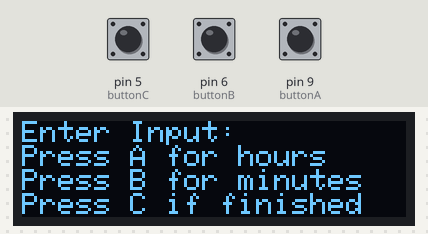
Simulated run of this sketch. Board: Arduino Uno, built with avr-gcc and run on an emulated ATmega328P. Shown: 128×32 one-colour display. The test bench sets the inputs (shaded band); at power-on: pin 5 (buttonC) HIGH, pin 6 (buttonB) HIGH, pin 9 (buttonA) HIGH. The display library's start-up logo is not drawn; what the sketch prints to the serial monitor is not drawn.

Above: at 3.2 s.
3.3 s: pin 5 (buttonC) pulled LOW for 0.15 s
At 4.2 s:
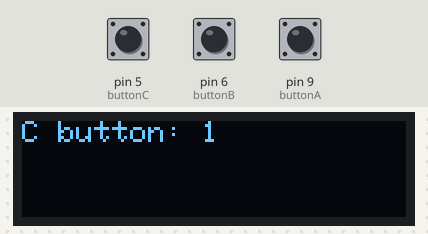
4.9 s: pin 6 (buttonB) pulled LOW for 0.15 s
At 6.1 s:
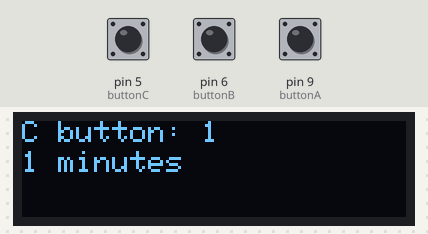
6.5 s: pin 9 (buttonA) pulled LOW for 0.15 s
At 7.2 s:
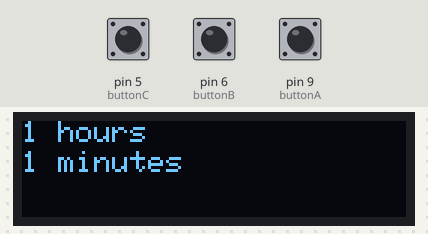
8.1 s: pin 5 (buttonC) pulled LOW for 1 s
At 9.0 s:
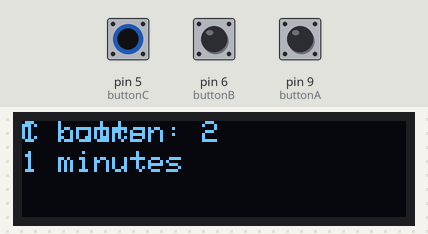
10.6 s: pin 5 (buttonC) pulled LOW for 0.15 s
12.2 s: pin 6 (buttonB) pulled LOW for 1 s
At 13.1 s:
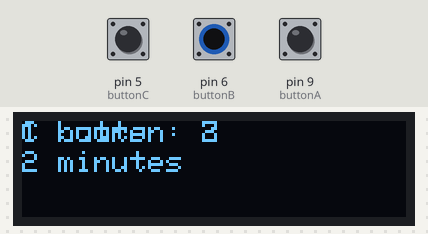
Timing chart, 0 to 15.2 s (numbered marks = the images above; inputs shaded):
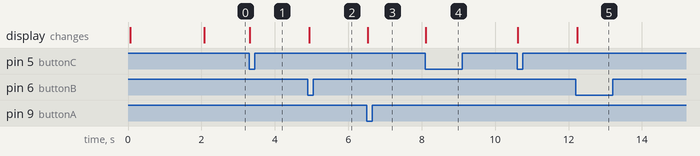

Measured:
- after the input at 3.3 s, the display: changes at once (image 1)
- after the input at 4.9 s, the display: changes at once (image 2)
- after the input at 6.5 s, the display: changes at once (image 3)
- after the input at 8.1 s, the display: changes at once (image 4)
- after the input at 12.2 s, the display: changes at once (image 5)

The sketch:

oledworks.ino
```cpp
// 3/15/19THIS IS THE FIRST SUCCESSFUL USER INTERFACE
#include <SPI.h>
#include <Wire.h>
#include <Adafruit_GFX.h>
#include <Adafruit_SSD1306.h>

Adafruit_SSD1306 display = Adafruit_SSD1306(128, 32, &Wire);

  #define buttonA  9
  #define buttonB  6
  #define buttonC  5

int buttonPushCounterA = 0;
int buttonPushCounterB = 0;
int buttonPushCounterC = 0;
int buttonStateA = 0;
int buttonStateB = 0;
int buttonStateC = 0;
int lastButtonStateA = 0;
int lastButtonStateB = 0;
int lastButtonStateC = 0;

void setup() {
  Serial.begin(9600);
  // initialize the button pin as a input:
  pinMode(buttonA, INPUT_PULLUP);
  pinMode(buttonB, INPUT_PULLUP);
  pinMode(buttonC, INPUT_PULLUP);

  // SSD1306_SWITCHCAPVCC = generate display voltage from 3.3V internally
  display.begin(SSD1306_SWITCHCAPVCC, 0x3C); // Address 0x3C for 128x32

  // Show initial display buffer contents on the screen --
  // the library initializes this with an Adafruit splash screen.
  display.display();

  // Clear the buffer.
  display.clearDisplay();

  display.setTextSize(1);
  display.setTextColor(WHITE);
  display.setCursor(0,0);
  display.print("Welcome to WATERSAMPLER");
  display.setCursor(0,0);
  display.display();
  delay(2000);
  display.clearDisplay();

  display.println("Enter Input: ");
  display.println("Press A for hours");
  display.println("Press B for minutes");
  display.print("Press C if finished");
  display.setTextSize(1);
  display.display();

}


//int whichbutton = 0;

void loop() {
  if ((buttonPushCounterA == 0) && (buttonPushCounterB == 0) && (buttonPushCounterC == 0)) {
    display.clearDisplay();
  }
  // read the pushbutton input pin:
  buttonStateA = digitalRead(buttonA);
  buttonStateB = digitalRead(buttonB);
  buttonStateC = digitalRead(buttonC);
  //display.clearDisplay();
  // compare the buttonState to its previous state
  if (buttonStateA != lastButtonStateA) {
    // if the state has changed, increment the counter
    if (buttonStateA == LOW) {
      // if the current state is LOW then the button was pressed
      // delete line by drawing black pixels over it
      for (int a=0; a <127; a++) {
        for (int b=0; b<=6; b++) {
          display.drawPixel(a,b,BLACK);
        }
      }
      Serial.println("black");
      //display.print(buttonPushCounterA);
      //display.print(" hours");
      // done deleting
      buttonPushCounterA++;
      Serial.print(buttonPushCounterA);
      Serial.println(" hours");
      display.setTextColor(WHITE); // set it back to white to write
      display.setCursor(0,0);
      //display.clearDisplay();
      display.print(buttonPushCounterA);
      display.print(" hours");
      display.display();


    }
  }

  if (buttonStateB != lastButtonStateB) {
    if (buttonStateB == LOW) {
      // delete line by drawing black pixel over it
      for (int c=0; c <127; c++) {
        for (int d=0; d<=10; d++) {
          display.drawPixel(c,(d+7),BLACK);
        }
      }
      Serial.println("black");
      //display.print(buttonPushCounterA);
      //display.print(" hours");
      // done deleting
      buttonPushCounterB++;
      Serial.print(buttonPushCounterB);
      Serial.println(" minutes");
      display.setTextColor(WHITE); // set text back to white to write
      display.setCursor(0,10);
      //display.clearDisplay();
      display.print(buttonPushCounterB);
      display.print(" minutes");
      display.display();

    }
  }

  if (buttonStateC != lastButtonStateC) {
    if (buttonStateC == LOW) {
      buttonPushCounterC++;
      Serial.print("C button: ");
      Serial.println(buttonPushCounterC);
      display.setCursor(0,0);
      //display.clearDisplay();
      display.print("C button: ");
      display.println(buttonPushCounterC);
      display.display();

    }
  }

  // save the current state as the last state,
  //for next time through the loop
  lastButtonStateA = buttonStateA;
  lastButtonStateB = buttonStateB;
  lastButtonStateC = buttonStateC;

}
```
